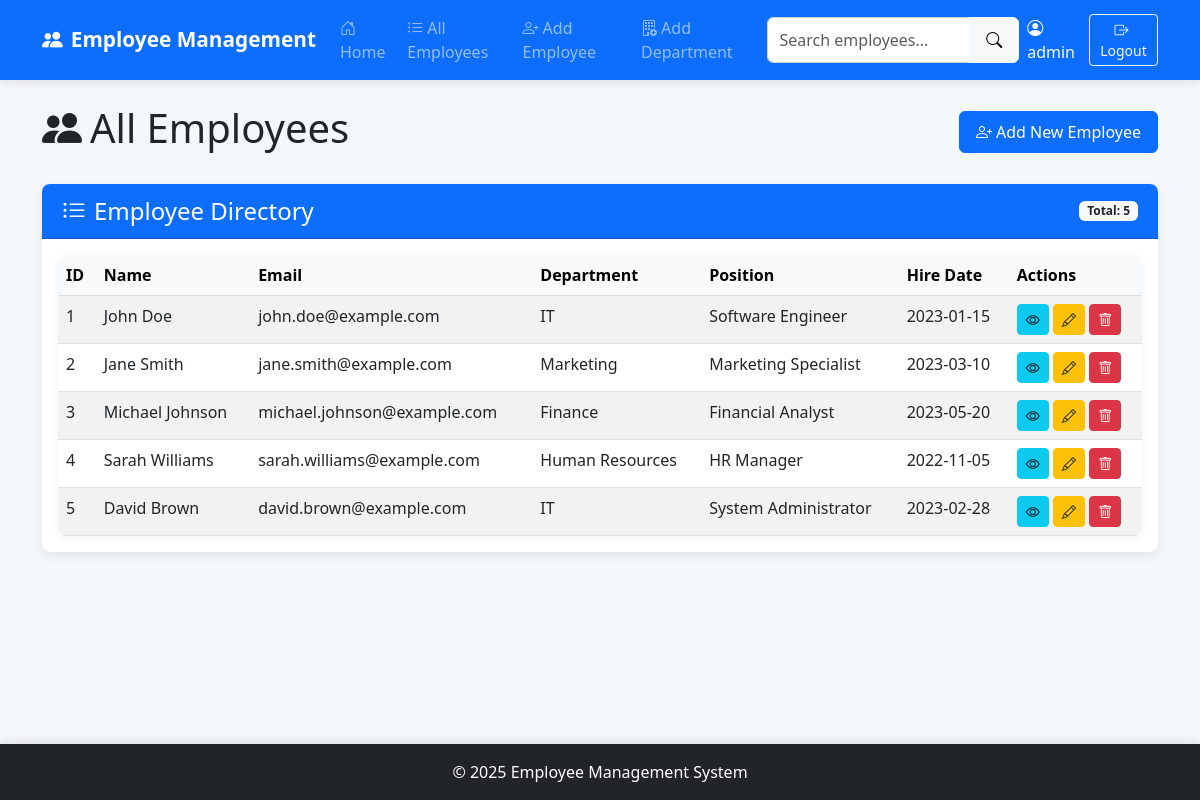
/all-employees (signed in), run on an earlier commit of the app's database.
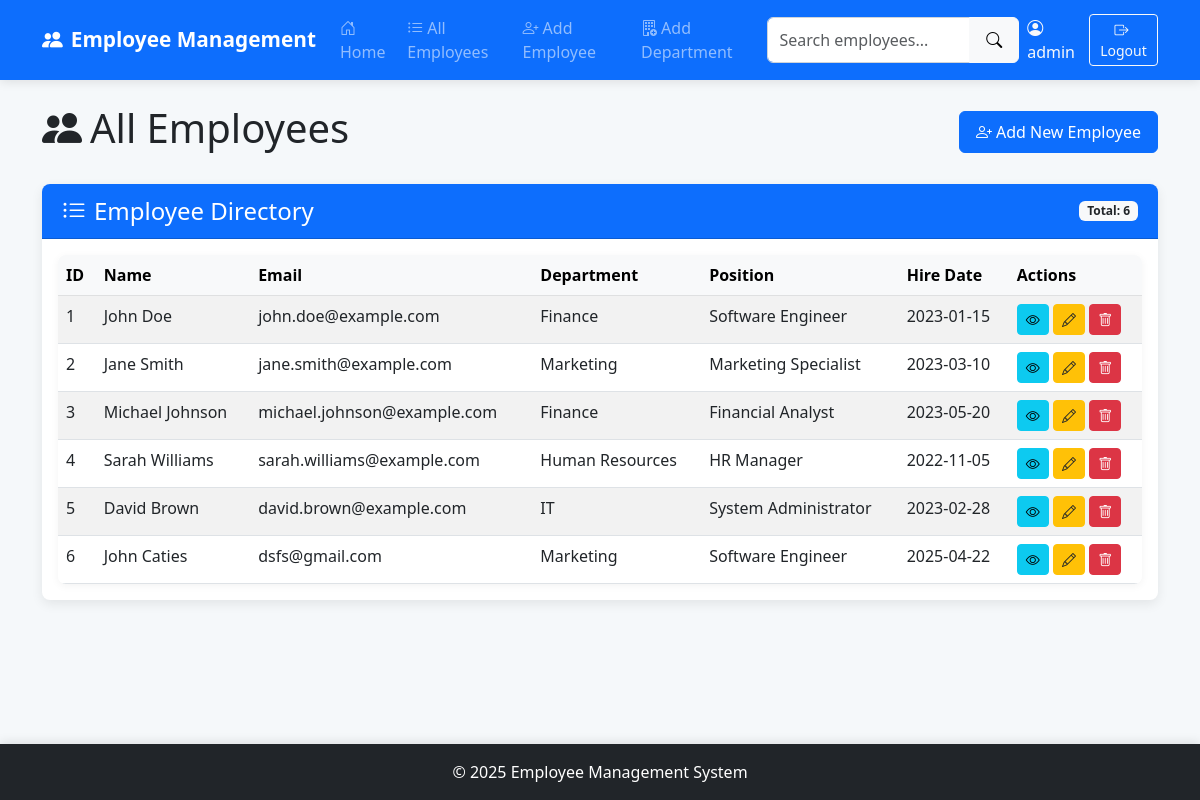
And on a later commit of the database.
### app.py (models this page shows, shortened)
class Employee(db.Model):
    id = db.Column(db.Integer, primary_key=True)
    first_name = db.Column(db.String(50), nullable=False)
    last_name = db.Column(db.String(50), nullable=False)
    email = db.Column(db.String(100), unique=True, nullable=False)
    phone = db.Column(db.String(20), nullable=False)
    department = db.Column(db.String(50), nullable=False)
    position = db.Column(db.String(50), nullable=False)
    hire_date = db.Column(db.Date, nullable=False, default=datetime.utcnow)
    address = db.Column(db.String(200), nullable=False)
    salary = db.Column(db.Float, default=0)
    notes = db.Column(db.Text, nullable=True)
    created_at = db.Column(db.DateTime, default=datetime.utcnow)

### app.py (the view)
@app.route('/all-employees')
@login_required
def all_employees():
    employees = Employee.query.all()
    return render_template('all_employees.html', employees=employees)

### app.py (called while the page is built)
def login_required(f):
    @wraps(f)
    def decorated_function(*args, **kwargs):
        if 'logged_in' not in session:
            flash('Please log in to access this page', 'warning')
            return redirect(url_for('login'))
        return f(*args, **kwargs)
    return decorated_function

### templates/all_employees.html (shortened to what this page needs)
{% extends 'base.html' %}
{% block content %}
<div class="row">
    <div class="col-md-12">
        <div class="d-flex justify-content-between align-items-center mb-4">
            <h1><i class="bi bi-people-fill me-2"></i>All Employees</h1>
            <a href="{{ url_for('add_employee') }}" class="btn btn-primary">
                <i class="bi bi-person-plus me-1"></i>Add New Employee
            </a>
        </div>
        {% if employees %}
            <div class="card">
                <div class="card-header bg-primary text-white">
                    <div class="d-flex justify-content-between align-items-center">
                        <h4 class="mb-0"><i class="bi bi-list-ul me-2"></i>Employee Directory</h4>
                        <span class="badge bg-light text-dark">Total: {{ employees|length }}</span>
                    </div>
                </div>
                <div class="card-body">
                    <div class="table-responsive">
                        <table class="table table-striped table-hover">
                            <thead class="table-light">
                                <tr>
                                    <th>ID</th>
                                    <th>Name</th>
                                    <th>Email</th>
                                    <th>Department</th>
                                    <th>Position</th>
                                    <th>Hire Date</th>
                                    <th>Actions</th>
                                </tr>
                            </thead>
                            <tbody>
                                {% for employee in employees %}
                                    <tr>
                                        <td>{{ employee.id }}</td>
                                        <td>{{ employee.first_name }} {{ employee.last_name }}</td>
                                        <td>{{ employee.email }}</td>
                                        <td>{{ employee.department }}</td>
                                        <td>{{ employee.position }}</td>
                                        <td>{{ employee.hire_date.strftime('%Y-%m-%d') }}</td>
                                        <td>
                                            <a href="{{ url_for('employee_details', id=employee.id) }}" class="btn btn-sm btn-info">
                                                <i class="bi bi-eye"></i>
                                            </a>
                                            <a href="{{ url_for('edit_employee', id=employee.id) }}" class="btn btn-sm btn-warning">
                                                <i class="bi bi-pencil"></i>
                                            </a>
                                            <button type="button" class="btn btn-sm btn-danger" data-bs-toggle="modal" data-bs-target="#deleteModal{{ employee.id }}">
                                                <i class="bi bi-trash"></i>
                                            </button>
                                        </td>
                                    </tr>
                                {% endfor %}
                            </tbody>
                        </table>
                    </div>
                </div>
            </div>
        {% else %}
            <div class="alert alert-info">
                <i class="bi bi-info-circle me-2"></i>No employees found.
                <a href="{{ url_for('add_employee') }}">Add your first employee</a>.
            </div>
        {% endif %}
    </div>
</div>
{% endblock %}

### templates/base.html (shortened to what this page needs)
<!DOCTYPE html>
<html lang="en">
<head>
    <link href="https://cdn.jsdelivr.net/npm/bootstrap@5.3.0-alpha1/dist/css/bootstrap.min.css" rel="stylesheet">
    <link rel="stylesheet" href="https://cdn.jsdelivr.net/npm/bootstrap-icons@1.11.1/font/bootstrap-icons.css">
    <link rel="stylesheet" href="https://cdn.jsdelivr.net/npm/flatpickr/dist/flatpickr.min.css">
    <link rel="stylesheet" href="{{ url_for('static', filename='css/style.css') }}">
</head>
<body>
    <nav class="navbar navbar-expand-lg navbar-dark bg-primary">
        <div class="container">
            <a class="navbar-brand" href="{{ url_for('index') }}">
                <i class="bi bi-people-fill me-2"></i>Employee Management
            </a>
            <div class="collapse navbar-collapse" id="navbarNav">
                <ul class="navbar-nav me-auto">
                    <li class="nav-item">
                        <a class="nav-link" href="{{ url_for('index') }}">
                            <i class="bi bi-house-door me-1"></i>Home
                        </a>
                    </li>
                    <li class="nav-item">
                        <a class="nav-link" href="{{ url_for('all_employees') }}">
                            <i class="bi bi-list-ul me-1"></i>All Employees
                        </a>
                    </li>
                    <li class="nav-item">
                        <a class="nav-link" href="{{ url_for('add_employee') }}">
                            <i class="bi bi-person-plus me-1"></i>Add Employee
                        </a>
                    </li>
                    <li class="nav-item">
                        <a class="nav-link" href="{{ url_for('add_department') }}">
                            <i class="bi bi-building-add me-1"></i>Add Department
                        </a>
                    </li>
                </ul>
                <form class="d-flex me-2" action="{{ url_for('search_employees') }}" method="get">
                    <div class="input-group">
                        <input class="form-control" type="search" name="query" placeholder="Search employees..." aria-label="Search">
                        <button class="btn btn-light" type="submit">
                            <i class="bi bi-search"></i>
                        </button>
                    </div>
                </form>
                <div class="d-flex align-items-center">
                    <span class="text-light me-2">
                        <i class="bi bi-person-circle me-1"></i>{{ session.username }}
                    </span>
                    <a href="{{ url_for('logout') }}" class="btn btn-outline-light btn-sm">
                        <i class="bi bi-box-arrow-right me-1"></i>Logout
                    </a>
                </div>
            </div>
        </div>
    </nav>
    <div class="container mt-4">
        {% block content %}{% endblock %}
    </div>
    <footer class="bg-dark text-white text-center py-3 mt-5">
        <div class="container">
            <p class="mb-0">© 2025 Employee Management System</p>
        </div>
    </footer>
</body>
</html>

### static/css/style.css (style rules this page uses)
:root { --primary-color: #0d6efd; --secondary-color: #6c757d; --success-color: #198754; --info-color: #0dcaf0; --warning-color: #ffc107; --danger-color: #dc3545; --light-color: #f8f9fa; --dark-color: #212529; }
body { min-height: 100vh; display: flex; flex-direction: column; background-color: #f5f8fa; font-family: 'Segoe UI', Tahoma, Geneva, Verdana, sans-serif; }
.container { flex: 1; }
.navbar { box-shadow: 0 2px 10px rgba(0, 0, 0, 0.1); }
.navbar-brand { font-weight: 600; font-size: 1.3rem; }
.card { border-radius: 8px; box-shadow: 0 4px 12px rgba(0, 0, 0, 0.08); margin-bottom: 24px; border: none; transition: transform 0.3s ease, box-shadow 0.3s ease; }
.card-header { font-weight: 600; border-top-left-radius: 8px !important; border-top-right-radius: 8px !important; padding: 0.8rem 1.25rem; }
.table-responsive { overflow-x: auto; border-radius: 8px; box-shadow: 0 2px 8px rgba(0, 0, 0, 0.05); }
.table { margin-bottom: 0; }
.table thead th { font-weight: 600; border-top: none; background-color: #f8f9fa; }
.table-striped tbody tr:nth-of-type(odd) { background-color: rgba(0, 0, 0, 0.02); }
.form-control, .form-select { border-radius: 6px; padding: 0.6rem 0.75rem; border: 1px solid #ced4da; transition: border-color 0.2s ease-in-out, box-shadow 0.2s ease-in-out; }
.btn { border-radius: 6px; padding: 0.5rem 1rem; font-weight: 500; transition: all 0.2s ease-in-out; }
.btn-primary { background-color: var(--primary-color); border-color: var(--primary-color); }
.btn-warning { color: #212529; }
.btn-sm { padding: 0.25rem 0.5rem; font-size: 0.875rem; border-radius: 4px; }
footer { margin-top: auto; box-shadow: 0 -2px 10px rgba(0, 0, 0, 0.1); }
@media only screen and (min-device-width: 768px) and (max-device-width: 1024px) { .container { max-width: 95%; } }
@media only screen and (min-device-width: 768px) and (max-device-width: 1024px) { .card { margin-bottom: 20px; } }

What changed in the data, as far as the page shows it:
changed Employee "Doe": department "IT" → "Finance"
added Employee: id "6", first_name "John", last_name "Caties", email "dsfs@gmail.com", department "Marketing", position "Software Engineer", hire_date "2025-04-22"
Also different on the page:
{{ employees|length }}: "5" → "6"
